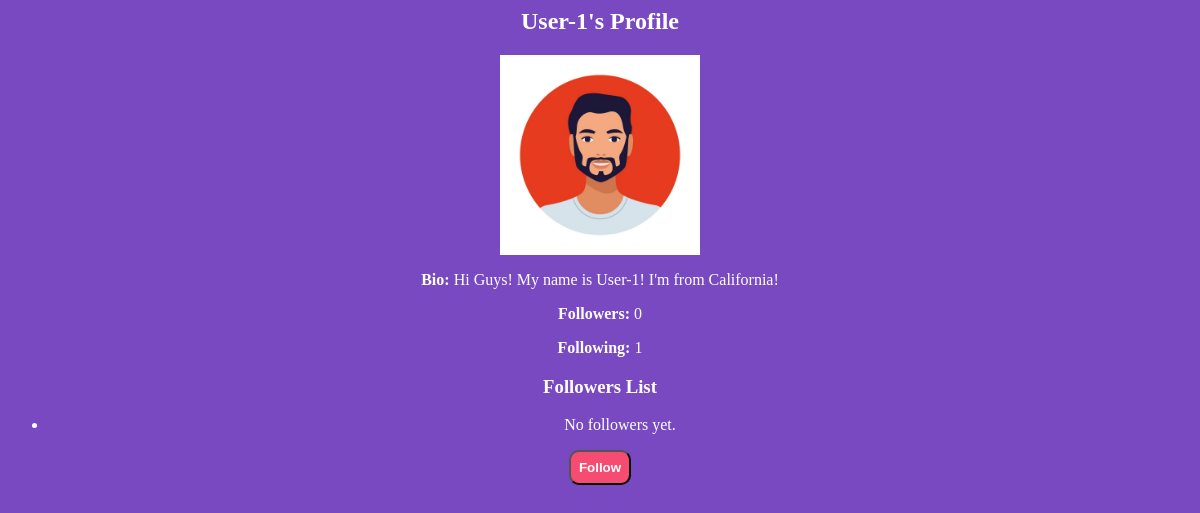
The page /profile/User-1/ on the database its author committed.
### users/models.py (models this page shows, shortened)
class Profile(models.Model):
    user = models.OneToOneField(User, on_delete=models.CASCADE)
    bio = models.TextField()
    profile_picture = models.ImageField(upload_to='profile_pics/', blank=True, null=True)

### users/views.py (the view)
# urls.py: path('profile/<str:username>/', profile_detail, name='profile_detail'),
def profile_detail(request, username):
    profile = get_object_or_404(Profile, user__username=username)
    followers = Follow.objects.filter(following=profile.user)
    following = Follow.objects.filter(follower=profile.user)
    followers_list = [follower.follower for follower in followers]
    following_list = [followed.following for followed in following]
    return render(request, 'users/profile.html', {
        'profile': profile,
        'followers_count': followers.count(),
        'following_count': following.count(),
        'followers_list': followers_list,
        'following_list': following_list,
        'is_following': request.user in followers_list,
    })

### users/templates/users/profile.html (shortened to what this page needs)
{% block content %}
<div class="container">
    <h2 id="owner">{{ profile.user.username }}'s Profile</h2>
    <div class="profile-info">
        {% if profile.profile_picture %}
        <img src="{{ profile.profile_picture.url }}" alt="{{ profile.user.username }}" class="profile-pic" style="width:200px;height:200px;">
    {% else %}
        <p>No profile picture available.</p>
    {% endif %}
        <p><strong>Bio:</strong> {{ profile.bio }}</p>
        <p><strong>Followers:</strong> {{ followers_count }}</p>
        <p><strong>Following:</strong> {{ following_count }}</p>
        <h3>Followers List</h3>
        <ul>
            {% for follower in followers_list %}
                <a id="follower-url" href="{% url 'profile_detail' follower.username %}">{{ follower.username }}</a>
            {% empty %}
                <li>No followers yet.</li>
            {% endfor %}
        </ul>
        {% if profile.user != request.user %}
            {% if is_following %}
                <form method="POST" action="{% url 'unfollow_user' profile.user.username %}">
                    {% csrf_token %}
                    <button type="submit" class="follow_btn">Unfollow</button>
                </form>
            {% else %}
                <form method="POST" action="{% url 'follow_user' profile.user.username %}">
                    <button type="submit" class="follow_btn">Follow</button>
                </form>
            {% endif %}
        {% endif %}
    </div>
</div>
{% endblock %}

### users/templates/users/profile.html (style rules this page uses)
#owner { text-align: center; }
.profile-info { text-align: center; }
button { border: 1sp; border-radius: 10px; padding: 8px; background-color: #f64c72; color: white; font-weight: bold; }

### rows shown on the page
Profile: user.username "User-1", profile_picture (picture), bio "Hi Guys! My name is User-1! I'm from California!"

### other values the page prints
{{ followers_count }} "0"
{{ following_count }} "1"
